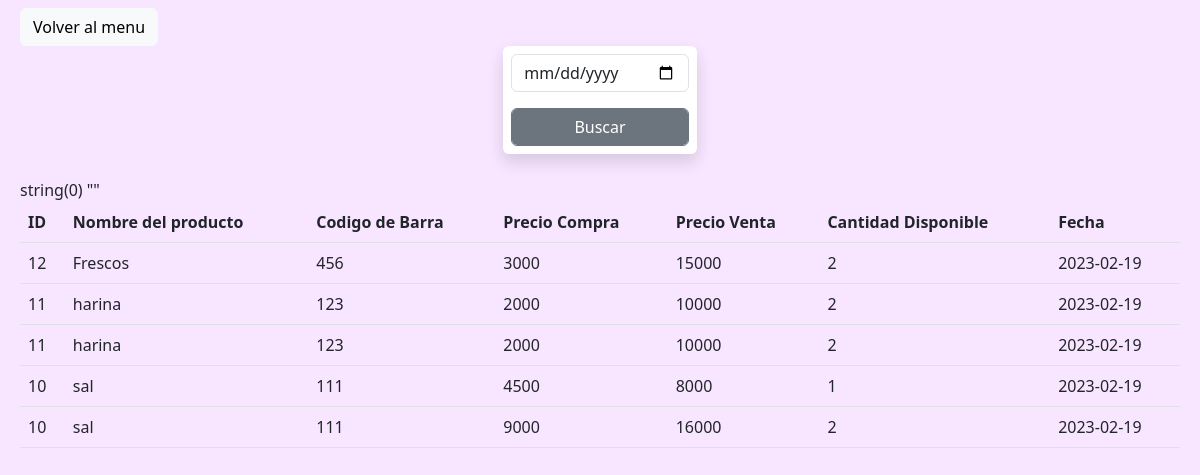
Page /buscador_almacen.php on the committed database.
### tables this page shows
CREATE TABLE `almacen` (
  `id` int(4) NOT NULL,
  `nombre` varchar(30) NOT NULL,
  `codigo` varchar(20) NOT NULL,
  `preciocompra` int(7) NOT NULL,
  `precioventa` int(7) NOT NULL,
  `cantidadventa` int(4) NOT NULL,
  `fecha` date NOT NULL
);

### buscador_almacen.php (the view, shortened to what this page needs)
<?php
    $conexion=mysqli_connect('localhost','root','','inventario');
    $busqueda = (isset($_POST['busqueda']))?$_POST['busqueda']:"";
?>
<!DOCTYPE html>
<html lang="es">
<head>
    <link rel="stylesheet" href="css/bootstrap.css">
    <link rel="stylesheet" href="css/index.css">
</head>
<body>
    <a class="btn btn-light" href="index.php">Volver al menu</a><br>
    <div class="busquedafecha">
        <div class="containe bg-white rounded shadow p-2 col-xl-2 col-lg-3">
            <form action="buscador_almacen.php" method="POST">
                <div class="mb-3"><input class="form-control" type="date" name="busqueda" id=""></div>
                <input class="btn btn-secondary form-control" type="submit" name="boton" value="Buscar">
            </form>
        </div>
    </div>
        <br>
        <table class="table table-striped">
            <thead>
                <tr>
                    <th>ID</th>
                    <th>Nombre del producto</th>
                    <th>Codigo de Barra</th>
                    <th>Precio Compra</th>
                    <th>Precio Venta</th>
                    <th>Cantidad Disponible</th>
                    <th>Fecha</th>
                </tr>
                <?php
                $sql = "SELECT * FROM almacen where fecha like '$busqueda' '%' order by id desc";
                $result = mysqli_query($conexion, $sql);
                while ($mostrar = mysqli_fetch_row($result)){
                 ?>
                <tr>
                    <td><?php echo $mostrar['0']?></td>
                    <td><?php echo $mostrar['1']?></td>
                    <td><?php echo $mostrar['2']?></td>
                    <td><?php echo $mostrar['3']?></td>
                    <td><?php echo $mostrar['4']?></td>
                    <td><?php echo $mostrar['5']?></td>
                    <td>
                        <?php echo $mostrar['6']?>
                    </td>
                </tr>
                <?php
                }
                ?>
            </thead>
        </table>
</body>
</html>

### css/index.css (style rules this page uses)
body { margin: 8px 20px !important; background-color: #F8E5FF; }
.busquedafecha { display: flex; justify-content: center; }

### rows in the picture
almacen: id "12", nombre "Frescos", codigo "456", preciocompra "3000", precioventa "15000", cantidadventa "2", fecha "2023-02-19"
almacen: id "11", nombre "harina", codigo "123", preciocompra "2000", precioventa "10000", cantidadventa "2", fecha "2023-02-19"
almacen: id "11", nombre "harina", codigo "123", preciocompra "2000", precioventa "10000", cantidadventa "2", fecha "2023-02-19"
almacen: id "10", nombre "sal", codigo "111", preciocompra "4500", precioventa "8000", cantidadventa "1", fecha "2023-02-19"
almacen: id "10", nombre "sal", codigo "111", preciocompra "9000", precioventa "16000", cantidadventa "2", fecha "2023-02-19"
